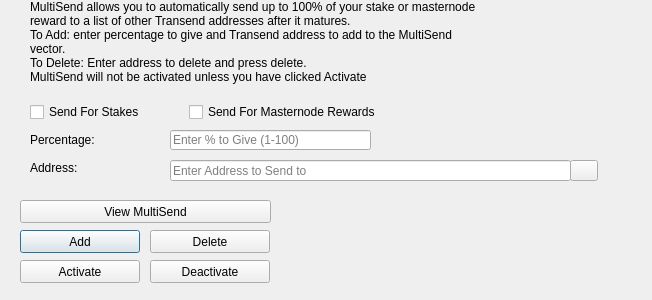
<?xml version="1.0" encoding="UTF-8"?>
<ui version="4.0">
 <class>MultiSendDialog</class>
 <widget class="QDialog" name="MultiSendDialog">
  <property name="windowModality">
   <enum>Qt::NonModal</enum>
  </property>
  <property name="geometry">
   <rect>
    <x>0</x>
    <y>0</y>
    <width>652</width>
    <height>300</height>
   </rect>
  </property>
  <property name="windowTitle">
   <string>MultiSend</string>
  </property>
  <widget class="QLineEdit" name="multiSendPercentEdit">
   <property name="geometry">
    <rect>
     <x>170</x>
     <y>130</y>
     <width>201</width>
     <height>20</height>
    </rect>
   </property>
   <property name="toolTip">
    <string>Enter whole numbers 1 - 100</string>
   </property>
   <property name="placeholderText">
    <string>Enter % to Give (1-100)</string>
   </property>
  </widget>
  <widget class="QLineEdit" name="multiSendAddressEdit">
   <property name="geometry">
    <rect>
     <x>170</x>
     <y>160</y>
     <width>401</width>
     <height>21</height>
    </rect>
   </property>
   <property name="toolTip">
    <string/>
   </property>
   <property name="placeholderText">
    <string>Enter Address to Send to</string>
   </property>
  </widget>
  <widget class="QLabel" name="label_2">
   <property name="geometry">
    <rect>
     <x>30</x>
     <y>0</y>
     <width>451</width>
     <height>121</height>
    </rect>
   </property>
   <property name="lineWidth">
    <number>1</number>
   </property>
   <property name="text">
    <string>MultiSend allows you to automatically send up to 100% of your stake or masternode reward to a list of other Transend addresses after it matures.
To Add: enter percentage to give and Transend address to add to the MultiSend vector.
To Delete: Enter address to delete and press delete.
MultiSend will not be activated unless you have clicked Activate</string>
   </property>
   <property name="alignment">
    <set>Qt::AlignLeading|Qt::AlignLeft|Qt::AlignTop</set>
   </property>
   <property name="wordWrap">
    <bool>true</bool>
   </property>
  </widget>
  <widget class="QLabel" name="message">
   <property name="geometry">
    <rect>
     <x>290</x>
     <y>200</y>
     <width>351</width>
     <height>91</height>
    </rect>
   </property>
   <property name="text">
    <string/>
   </property>
  </widget>
  <widget class="QPushButton" name="addButton">
   <property name="geometry">
    <rect>
     <x>20</x>
     <y>230</y>
     <width>120</width>
     <height>23</height>
    </rect>
   </property>
   <property name="toolTip">
    <string/>
   </property>
   <property name="statusTip">
    <string>Add to MultiSend Vector</string>
   </property>
   <property name="text">
    <string>Add</string>
   </property>
  </widget>
  <widget class="QPushButton" name="disableButton">
   <property name="geometry">
    <rect>
     <x>150</x>
     <y>260</y>
     <width>120</width>
     <height>23</height>
    </rect>
   </property>
   <property name="statusTip">
    <string>Deactivate MultiSend</string>
   </property>
   <property name="text">
    <string>Deactivate</string>
   </property>
  </widget>
  <widget class="QPushButton" name="addressBookButton">
   <property name="geometry">
    <rect>
     <x>570</x>
     <y>160</y>
     <width>28</width>
     <height>21</height>
    </rect>
   </property>
   <property name="toolTip">
    <string>Choose an address from the address book</string>
   </property>
   <property name="text">
    <string/>
   </property>
   <property name="icon">
    <iconset resource="../transend.qrc">
     <normaloff>:/icons/address-book</normaloff>:/icons/address-book</iconset>
   </property>
   <property name="shortcut">
    <string>Alt+A</string>
   </property>
   <property name="autoDefault">
    <bool>false</bool>
   </property>
  </widget>
  <widget class="QLabel" name="label">
   <property name="geometry">
    <rect>
     <x>30</x>
     <y>130</y>
     <width>121</width>
     <height>20</height>
    </rect>
   </property>
   <property name="toolTip">
    <string>Percentage of stake to send</string>
   </property>
   <property name="text">
    <string>Percentage:</string>
   </property>
  </widget>
  <widget class="QLabel" name="label_5">
   <property name="geometry">
    <rect>
     <x>30</x>
     <y>160</y>
     <width>111</width>
     <height>16</height>
    </rect>
   </property>
   <property name="toolTip">
    <string>Address to send portion of stake to</string>
   </property>
   <property name="text">
    <string>Address:</string>
   </property>
  </widget>
  <widget class="QPushButton" name="deleteButton">
   <property name="geometry">
    <rect>
     <x>150</x>
     <y>230</y>
     <width>120</width>
     <height>23</height>
    </rect>
   </property>
   <property name="toolTip">
    <string/>
   </property>
   <property name="statusTip">
    <string>Delete Address From MultiSend Vector</string>
   </property>
   <property name="text">
    <string>Delete</string>
   </property>
  </widget>
  <widget class="QPushButton" name="activateButton">
   <property name="geometry">
    <rect>
     <x>20</x>
     <y>260</y>
     <width>120</width>
     <height>23</height>
    </rect>
   </property>
   <property name="statusTip">
    <string>Activate MultiSend</string>
   </property>
   <property name="text">
    <string>Activate</string>
   </property>
  </widget>
  <widget class="QPushButton" name="viewButton">
   <property name="geometry">
    <rect>
     <x>20</x>
     <y>200</y>
     <width>251</width>
     <height>23</height>
    </rect>
   </property>
   <property name="toolTip">
    <string/>
   </property>
   <property name="statusTip">
    <string>View MultiSend Vector</string>
   </property>
   <property name="text">
    <string>View MultiSend</string>
   </property>
  </widget>
  <widget class="QWidget" name="horizontalLayoutWidget">
   <property name="geometry">
    <rect>
     <x>30</x>
     <y>100</y>
     <width>351</width>
     <height>24</height>
    </rect>
   </property>
   <layout class="QHBoxLayout" name="horizontalLayout">
    <item>
     <widget class="QCheckBox" name="multiSendStakeCheckBox">
      <property name="text">
       <string>Send For Stakes</string>
      </property>
     </widget>
    </item>
    <item>
     <widget class="QCheckBox" name="multiSendMasternodeCheckBox">
      <property name="text">
       <string>Send For Masternode Rewards</string>
      </property>
     </widget>
    </item>
   </layout>
  </widget>
 </widget>
 <resources>
  <include location="../transend.qrc"/>
 </resources>
 <connections/>
</ui>
